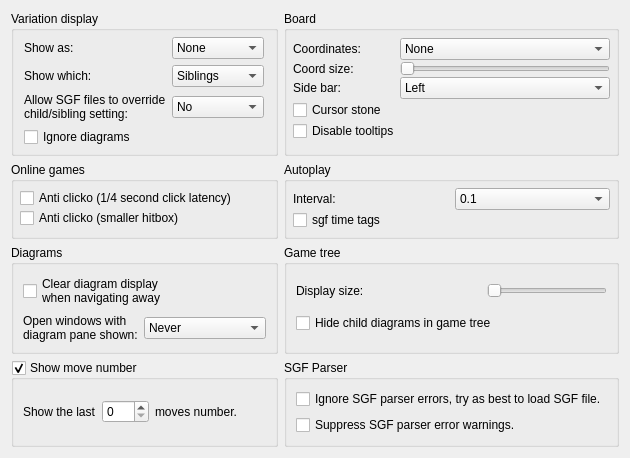
     <widget class="QWidget" name="clientWindowTabWidget">
      <attribute name="title">
       <string>Board Window</string>
      </attribute>
      <layout class="QGridLayout">
       <item row="0" column="2">
        <widget class="QGroupBox" name="boardButtonGroup">
         <property name="title">
          <string>Board</string>
         </property>
         <layout class="QGridLayout">
          <property name="leftMargin">
           <number>6</number>
          </property>
          <property name="topMargin">
           <number>6</number>
          </property>
          <property name="rightMargin">
           <number>6</number>
          </property>
          <property name="bottomMargin">
           <number>6</number>
          </property>
          <property name="spacing">
           <number>0</number>
          </property>
          <item row="3" column="0">
           <widget class="QCheckBox" name="cursorCheckBox">
            <property name="toolTip">
             <string>Show a ghost stone at mouse pointer</string>
            </property>
            <property name="whatsThis">
             <string>Show a ghost stone at mouse pointer

Have a ghost stone showing the current position of the mouse pointer on the board?</string>
            </property>
            <property name="text">
             <string>Cursor stone</string>
            </property>
           </widget>
          </item>
          <item row="4" column="0">
           <widget class="QCheckBox" name="tooltipsCheckBox">
            <property name="toolTip">
             <string>Disable Tool Tips</string>
            </property>
            <property name="whatsThis">
             <string>Disable Tool Tips

Globally disables all tool tips that would show up if the mouse hovers over a GUI element.</string>
            </property>
            <property name="text">
             <string>Disable tooltips</string>
            </property>
           </widget>
          </item>
          <item row="0" column="1">
           <widget class="QComboBox" name="coordsComboBox">
            <item>
             <property name="text">
              <string>None</string>
             </property>
            </item>
            <item>
             <property name="text">
              <string>Standard</string>
             </property>
            </item>
            <item>
             <property name="text">
              <string>SGF style</string>
             </property>
            </item>
           </widget>
          </item>
          <item row="2" column="0">
           <widget class="QLabel" name="label_4">
            <property name="text">
             <string>Side bar:</string>
            </property>
            <property name="buddy">
             <cstring>sidebarComboBox</cstring>
            </property>
           </widget>
          </item>
          <item row="2" column="1">
           <widget class="QComboBox" name="sidebarComboBox">
            <item>
             <property name="text">
              <string>Left</string>
             </property>
            </item>
            <item>
             <property name="text">
              <string>Right</string>
             </property>
            </item>
           </widget>
          </item>
          <item row="0" column="0">
           <widget class="QLabel" name="label_3">
            <property name="text">
             <string>Coordinates:</string>
            </property>
            <property name="buddy">
             <cstring>coordsComboBox</cstring>
            </property>
           </widget>
          </item>
          <item row="5" column="0">
           <spacer name="verticalSpacer_15">
            <property name="orientation">
             <enum>Qt::Orientation::Vertical</enum>
            </property>
            <property name="sizeType">
             <enum>QSizePolicy::Policy::Preferred</enum>
            </property>
            <property name="sizeHint" stdset="0">
             <size>
              <width>20</width>
              <height>1</height>
             </size>
            </property>
           </spacer>
          </item>
          <item row="1" column="0">
           <widget class="QLabel" name="label_24">
            <property name="sizePolicy">
             <sizepolicy hsizetype="Minimum" vsizetype="Preferred">
              <horstretch>0</horstretch>
              <verstretch>0</verstretch>
             </sizepolicy>
            </property>
            <property name="text">
             <string>Coord size:</string>
            </property>
            <property name="buddy">
             <cstring>coordSizeSlider</cstring>
            </property>
           </widget>
          </item>
          <item row="1" column="1">
           <widget class="QSlider" name="coordSizeSlider">
            <property name="minimum">
             <number>1</number>
            </property>
            <property name="maximum">
             <number>100</number>
            </property>
            <property name="orientation">
             <enum>Qt::Orientation::Horizontal</enum>
            </property>
           </widget>
          </item>
         </layout>
        </widget>
       </item>
       <item row="1" column="2">
        <widget class="QGroupBox" name="autoplayGroup">
         <property name="title">
          <string>Autoplay</string>
         </property>
         <layout class="QVBoxLayout">
          <property name="spacing">
           <number>0</number>
          </property>
          <property name="leftMargin">
           <number>6</number>
          </property>
          <property name="topMargin">
           <number>6</number>
          </property>
          <property name="rightMargin">
           <number>6</number>
          </property>
          <property name="bottomMargin">
           <number>6</number>
          </property>
          <item>
           <layout class="QHBoxLayout">
            <property name="spacing">
             <number>6</number>
            </property>
            <property name="leftMargin">
             <number>0</number>
            </property>
            <property name="topMargin">
             <number>0</number>
            </property>
            <property name="rightMargin">
             <number>0</number>
            </property>
            <property name="bottomMargin">
             <number>0</number>
            </property>
            <item>
             <widget class="QLabel" name="TextLabel2">
              <property name="text">
               <string>Interval:</string>
              </property>
              <property name="wordWrap">
               <bool>false</bool>
              </property>
             </widget>
            </item>
            <item>
             <widget class="QComboBox" name="timerComboBox">
              <property name="focusPolicy">
               <enum>Qt::FocusPolicy::TabFocus</enum>
              </property>
              <property name="toolTip">
               <string>Time interval for autoplay</string>
              </property>
              <property name="whatsThis">
               <string>Time interval for autoplay

Delay between the moves in autoplay mode in seconds.</string>
              </property>
              <item>
               <property name="text">
                <string>0.1</string>
               </property>
              </item>
              <item>
               <property name="text">
                <string>0.5</string>
               </property>
              </item>
              <item>
               <property name="text">
                <string>1</string>
               </property>
              </item>
              <item>
               <property name="text">
                <string>2.5</string>
               </property>
              </item>
              <item>
               <property name="text">
                <string>5</string>
               </property>
              </item>
              <item>
               <property name="text">
                <string>7.5</string>
               </property>
              </item>
              <item>
               <property name="text">
                <string>10</string>
               </property>
              </item>
             </widget>
            </item>
           </layout>
          </item>
          <item>
           <widget class="QCheckBox" name="sgfTimeTagsCheckBox">
            <property name="toolTip">
             <string>use time info of input file</string>
            </property>
            <property name="whatsThis">
             <string>sgf time tags

Use time info of input file. The autoplay speed is same as recorded.
If not available then interval time is used.</string>
            </property>
            <property name="text">
             <string>sgf time tags</string>
            </property>
           </widget>
          </item>
         </layout>
        </widget>
       </item>
       <item row="1" column="0">
        <widget class="QGroupBox" name="antiClickoGroup">
         <property name="sizePolicy">
          <sizepolicy hsizetype="Preferred" vsizetype="Preferred">
           <horstretch>0</horstretch>
           <verstretch>0</verstretch>
          </sizepolicy>
         </property>
         <property name="toolTip">
          <string>Options for preventing misclicks in online games</string>
         </property>
         <property name="title">
          <string>Online games</string>
         </property>
         <layout class="QVBoxLayout">
          <property name="spacing">
           <number>0</number>
          </property>
          <property name="leftMargin">
           <number>6</number>
          </property>
          <property name="topMargin">
           <number>6</number>
          </property>
          <property name="rightMargin">
           <number>6</number>
          </property>
          <property name="bottomMargin">
           <number>6</number>
          </property>
          <item>
           <widget class="QCheckBox" name="antiClickoCheckBox">
            <property name="toolTip">
             <string>If set, moves are only played if the mouse button is held down for a brief period</string>
            </property>
            <property name="whatsThis">
             <string>Anti Clicko

Check the box for setting an anti clicko delay (1/4 second) for on line games.
If you press to enter a move on the board, the move will not be acknowledged if the mouse is released too early.</string>
            </property>
            <property name="text">
             <string>Anti clicko (1/4 second click latency)</string>
            </property>
           </widget>
          </item>
          <item>
           <widget class="QCheckBox" name="hitboxCheckBox">
            <property name="toolTip">
             <string>If set, moves are only played when the click is not too close to an edge between positions</string>
            </property>
            <property name="text">
             <string>Anti clicko (smaller hitbox)</string>
            </property>
           </widget>
          </item>
         </layout>
        </widget>
       </item>
       <item row="2" column="0">
        <widget class="QGroupBox" name="groupBox_7">
         <property name="title">
          <string>Diagrams</string>
         </property>
         <layout class="QVBoxLayout" name="verticalLayout_6">
          <item>
           <widget class="QCheckBox" name="diagClearCheckBox">
            <property name="whatsThis">
             <string>If checked, the diagram display will revert to an empty board whenever no diagrams are available, rather than retaining the previously shown diagram (which might be confusing).</string>
            </property>
            <property name="text">
             <string>Clear diagram display
when navigating away</string>
            </property>
           </widget>
          </item>
          <item>
           <layout class="QHBoxLayout" name="horizontalLayout_16">
            <item>
             <widget class="QLabel" name="label_23">
              <property name="text">
               <string>Open windows with
diagram pane shown:</string>
              </property>
             </widget>
            </item>
            <item>
             <widget class="QComboBox" name="diagShowComboBox">
              <property name="whatsThis">
               <string>This option controls the layout of the board window. You can choose whether to show the diagram/evaluation graph pane, with an option to do so only if the opened file contains diagrams.</string>
              </property>
              <item>
               <property name="text">
                <string>Never</string>
               </property>
              </item>
              <item>
               <property name="text">
                <string>If diagrams found</string>
               </property>
              </item>
              <item>
               <property name="text">
                <string>Always</string>
               </property>
              </item>
             </widget>
            </item>
           </layout>
          </item>
         </layout>
        </widget>
       </item>
       <item row="0" column="0">
        <widget class="QGroupBox" name="GroupBox7">
         <property name="toolTip">
          <string>Display variations</string>
         </property>
         <property name="whatsThis">
          <string>Display variations

Select how to display all brothers of the current move. Either not at all, or as ghost stones, or as smaller stones.</string>
         </property>
         <property name="title">
          <string>Variation display</string>
         </property>
         <layout class="QGridLayout">
          <property name="leftMargin">
           <number>10</number>
          </property>
          <property name="topMargin">
           <number>6</number>
          </property>
          <property name="rightMargin">
           <number>11</number>
          </property>
          <property name="bottomMargin">
           <number>6</number>
          </property>
          <property name="spacing">
           <number>6</number>
          </property>
          <item row="2" column="1">
           <widget class="QComboBox" name="varSGFStyleComboBox">
            <item>
             <property name="text">
              <string>No</string>
             </property>
            </item>
            <item>
             <property name="text">
              <string>Yes</string>
             </property>
            </item>
            <item>
             <property name="text">
              <string>Ask</string>
             </property>
            </item>
           </widget>
          </item>
          <item row="1" column="0">
           <widget class="QLabel" name="label_2">
            <property name="text">
             <string>Show which:</string>
            </property>
            <property name="buddy">
             <cstring>varChildrenComboBox</cstring>
            </property>
           </widget>
          </item>
          <item row="0" column="1">
           <widget class="QComboBox" name="variationComboBox">
            <property name="focusPolicy">
             <enum>Qt::FocusPolicy::TabFocus</enum>
            </property>
            <item>
             <property name="text">
              <string>None</string>
             </property>
            </item>
            <item>
             <property name="text">
              <string>Ghosts</string>
             </property>
            </item>
            <item>
             <property name="text">
              <string>Letters</string>
             </property>
            </item>
           </widget>
          </item>
          <item row="5" column="0">
           <spacer name="verticalSpacer_18">
            <property name="orientation">
             <enum>Qt::Orientation::Vertical</enum>
            </property>
            <property name="sizeType">
             <enum>QSizePolicy::Policy::Preferred</enum>
            </property>
            <property name="sizeHint" stdset="0">
             <size>
              <width>20</width>
              <height>0</height>
             </size>
            </property>
           </spacer>
          </item>
          <item row="0" column="0">
           <widget class="QLabel" name="label">
            <property name="text">
             <string>Show as:</string>
            </property>
            <property name="buddy">
             <cstring>variationComboBox</cstring>
            </property>
           </widget>
          </item>
          <item row="1" column="1">
           <widget class="QComboBox" name="varChildrenComboBox">
            <item>
             <property name="text">
              <string>Siblings</string>
             </property>
            </item>
            <item>
             <property name="text">
              <string>Children</string>
             </property>
            </item>
           </widget>
          </item>
          <item row="2" column="0">
           <widget class="QLabel" name="label_5">
            <property name="text">
             <string>Allow SGF files to override
child/sibling setting:</string>
            </property>
            <property name="buddy">
             <cstring>varSGFStyleComboBox</cstring>
            </property>
           </widget>
          </item>
          <item row="4" column="0">
           <widget class="QCheckBox" name="varDiagsCheckBox">
            <property name="text">
             <string>Ignore diagrams</string>
            </property>
           </widget>
          </item>
         </layout>
        </widget>
       </item>
       <item row="2" column="2">
        <widget class="QGroupBox" name="groupBox">
         <property name="title">
          <string>Game tree</string>
         </property>
         <layout class="QVBoxLayout" name="verticalLayout_7">
          <item>
           <layout class="QHBoxLayout" name="horizontalLayout_15">
            <item>
             <widget class="QLabel" name="label_21">
              <property name="sizePolicy">
               <sizepolicy hsizetype="Expanding" vsizetype="Preferred">
                <horstretch>0</horstretch>
                <verstretch>0</verstretch>
               </sizepolicy>
              </property>
              <property name="whatsThis">
               <string>Adjust the visual size of the nodes in the game tree display.</string>
              </property>
              <property name="text">
               <string>Display size:</string>
              </property>
              <property name="buddy">
               <cstring>gameTreeSizeSlider</cstring>
              </property>
             </widget>
            </item>
            <item>
             <widget class="QSlider" name="gameTreeSizeSlider">
              <property name="maximumSize">
               <size>
                <width>120</width>
                <height>16777215</height>
               </size>
              </property>
              <property name="minimum">
               <number>30</number>
              </property>
              <property name="maximum">
               <number>60</number>
              </property>
              <property name="orientation">
               <enum>Qt::Orientation::Horizontal</enum>
              </property>
             </widget>
            </item>
           </layout>
          </item>
          <item>
           <widget class="QCheckBox" name="diagHideCheckBox">
            <property name="whatsThis">
             <string>Annotated games can potentially have very many figures. This option stops them from being displayed in the game tree. Instead, an icon is shown for any move that has diagrams as children.</string>
            </property>
            <property name="text">
             <string>Hide child diagrams in game tree</string>
            </property>
           </widget>
          </item>
          <item>
           <spacer name="verticalSpacer_17">
            <property name="orientation">
             <enum>Qt::Orientation::Vertical</enum>
            </property>
            <property name="sizeType">
             <enum>QSizePolicy::Policy::Preferred</enum>
            </property>
            <property name="sizeHint" stdset="0">
             <size>
              <width>20</width>
              <height>0</height>
             </size>
            </property>
           </spacer>
          </item>
         </layout>
        </widget>
       </item>
       <item row="5" column="0">
        <spacer name="verticalSpacer_16">
         <property name="orientation">
          <enum>Qt::Orientation::Vertical</enum>
         </property>
         <property name="sizeType">
          <enum>QSizePolicy::Policy::MinimumExpanding</enum>
         </property>
         <property name="sizeHint" stdset="0">
          <size>
           <width>20</width>
           <height>0</height>
          </size>
         </property>
        </spacer>
       </item>
       <item row="3" column="0">
        <widget class="QGroupBox" name="showMoveNumberGroupBox">
         <property name="title">
          <string>Show move number</string>
         </property>
         <property name="checkable">
          <bool>true</bool>
         </property>
         <layout class="QHBoxLayout" name="horizontalLayout_19">
          <item>
           <widget class="QLabel" name="label_29">
            <property name="text">
             <string>Show the last</string>
            </property>
           </widget>
          </item>
          <item>
           <widget class="QSpinBox" name="showNumberMoveCountSpinBox">
            <property name="maximum">
             <number>361</number>
            </property>
           </widget>
          </item>
          <item>
           <widget class="QLabel" name="label_28">
            <property name="text">
             <string>moves number.</string>
            </property>
           </widget>
          </item>
          <item>
           <spacer name="horizontalSpacer_4">
            <property name="orientation">
             <enum>Qt::Orientation::Horizontal</enum>
            </property>
            <property name="sizeHint" stdset="0">
             <size>
              <width>28</width>
              <height>20</height>
             </size>
            </property>
           </spacer>
          </item>
         </layout>
        </widget>
       </item>
       <item row="3" column="2">
        <widget class="QGroupBox" name="groupBox_9">
         <property name="title">
          <string>SGF Parser</string>
         </property>
         <layout class="QVBoxLayout" name="verticalLayout_8">
          <item>
           <widget class="QCheckBox" name="ignoreSGFParserErrorCheckBox">
            <property name="text">
             <string>Ignore SGF parser errors, try as best to load SGF file.</string>
            </property>
           </widget>
          </item>
          <item>
           <widget class="QCheckBox" name="suppressSGFParserErrorWarningCheckBox">
            <property name="text">
             <string>Suppress SGF parser error warnings.</string>
            </property>
           </widget>
          </item>
         </layout>
        </widget>
       </item>
      </layout>
     </widget>
